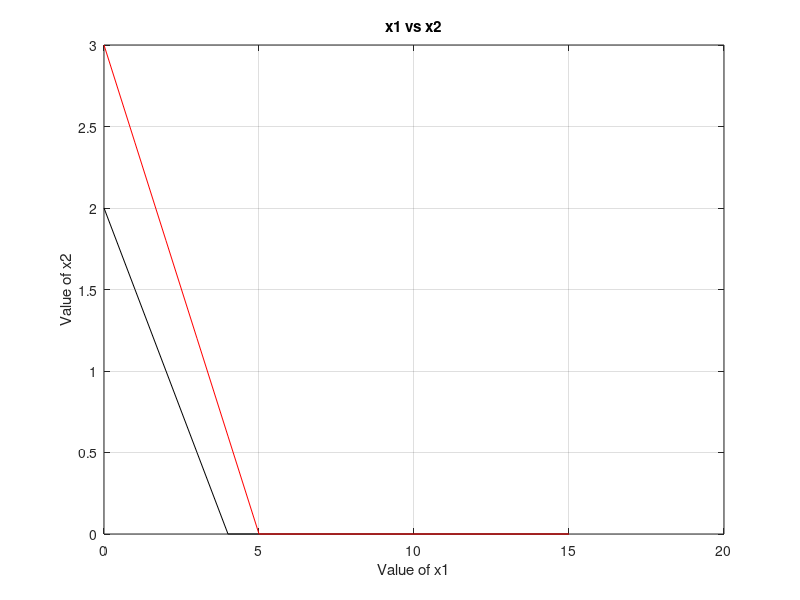

This chart was generated by the following MATLAB code: (Note: this script raises an error after producing the figure.)
C = [3 2];
A = [2 4; 3 5];
B = [8; 15];

y1 = 0 : 1 : max(B);
x21 = (B(1) - A(1, 1) .* y1) ./ A(1, 2);
x22 = (B(2) - A(2, 1) .* y1) ./ A(2, 2);
x21 = max(0, x21);
x22 = max(0, x22);

plot(y1, x21, 'k', y1, x22, 'r');
xlabel("Value of x1");
ylabel("Value of x2");
title("x1 vs x2");
grid on;

cx1 = find(y1 == 0);
c1 = find(x21 == 0);
Line1 = [y1(:, [c1 cx1]); x21(:, [c1 cx1])]';

c2 = find(x22 == 0);
Line2 = [y1(:, [c2 cx1]); x22(:, [c2 cx1])]';



corpt = unique([Line1; Line2], 'rows');

HG = [0; 0];
for i = 1 : size(A, 1) 
    hg1 = A(i, :);
    B1 = B(i, :);
    for j = i + 1 : size(A, 1)
        hg2 = A(j, :);
        B2 = B(j, :);
        Aa = [hg1 ; hg2];
        Bb = [B1; B2];
        Xx = Aa \ Bb;
        HG = [HG Xx];
    end
end
pt = HG';


allpt= [pt ; corpt];
points=unique(allpt,'rows');

PT=constraint(points);
PT=unique(PT,'rows');

Fx= zeros(1);
for i=1:size(PT,1)
    Fx(i,:)=sum(PT(i,:).*C);
    
end

Vert_Fns=[PT Fx];

[fxval, indfx] = min(Fx);
optval = Vert_Fns(indfx,:);
OPTIMAL= array2table(optval);
disp(OPTIMAL);